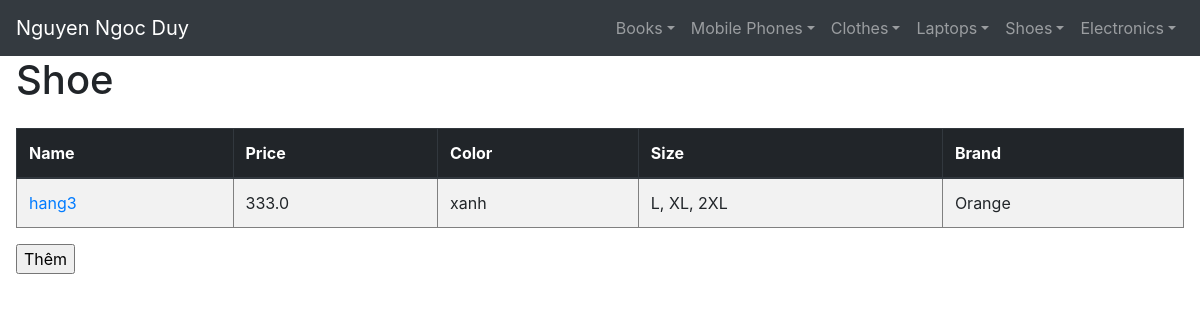
The page /shoe/ on the database its author committed.
### manager_shop/models/shoes.py (models this page shows)
class Shoe(models.Model):
    name = models.CharField(max_length=255)
    price = models.FloatField()
    color = models.CharField(max_length=60)
    size = models.CharField(max_length=255)
    brand = models.ForeignKey(Brand, on_delete=models.RESTRICT)

class Brand(models.Model):
    name = models.CharField(max_length=255)
    country = models.CharField(max_length=255)

### manager_shop/views/shoes.py (the view)
def shoe_index(request):
    list = Shoe.objects.all()
    links = []
    for b in list:
        links.append(str(b.id) + '/change')
    return render(request, 'shoe/index.html', {'list': list, 'links': links})

### manager_shop/templatetags/custom_tags.py (called while the page is built)
@register.filter(name='list_index')
def list_index(mylist, index):
    return mylist[index]

### utils/context_processors.py (called while the page is built)
def ecomstore(request):
    return {
        'active_categories': Category.objects.filter(is_active=True),
        'site_name': settings.SITE_NAME,
        'meta_keywords': settings.META_KEYWORDS,
        'meta_description': settings.META_DESCRIPTION,
        'request': request
    }

### templates/shoe/index.html (shortened to what this page needs)
{% extends 'base_bt2.html' %}
{% block content %}
    <h1>Shoe</h1>
    <div class="row mt-4">
        <div class="col">
            <table class="table table-striped" cellspacing="5" cellpadding="5" border="1">
                <thead class="thead-dark">
                <tr>
                    <th>Name</th>
                    <th>Price</th>
                    <th>Color</th>
                    <th>Size</th>
                    <th>Brand</th>
                </tr>
                </thead>
            {% load custom_tags %}
                {% for i in list %}
                    <tr valign="top">
                        <td><a href={{ links|list_index:forloop.counter0  }}>{{ i.name }}</a></td>
                        <td>{{ i.price }}</td>
                        <td>{{ i.color }}</td>
                        <td>{{ i.size }}</td>
                        <td>{{ i.brand.name }}</td>
                    </tr>
                {% endfor %}
            </table>
        </div>
    </div>
    <div>
        <form action="add/">
            <input type="submit" value="Thêm"/>
        </form>
    </div>
{% endblock %}

### rows shown on the page
Shoe: name "hang3", price "333.0", color "xanh", size "L, XL, 2XL", brand.name "Orange"
